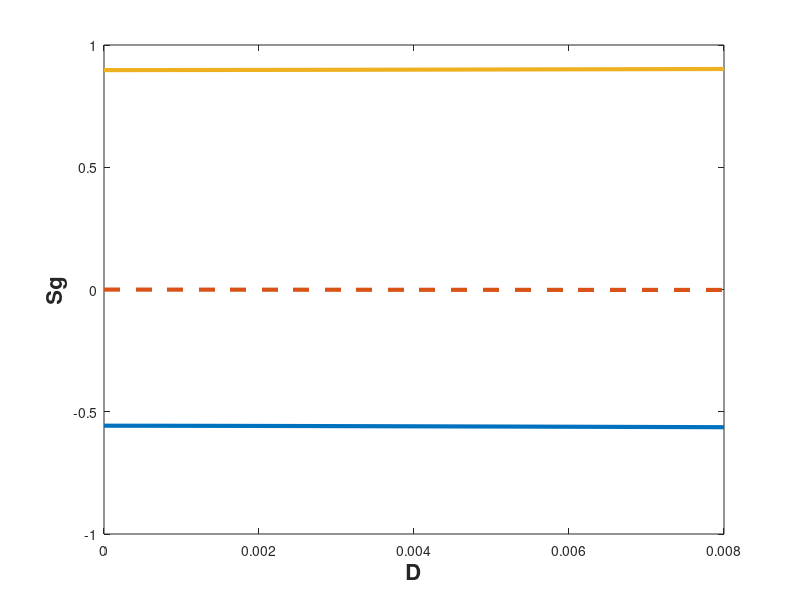

MATLAB code for this plot: (Note: this script raises an error after producing the figure.)
clc
%calculate the eigenvalue of Jacobi matrix 
% C2 = 0.1;
% s1 = 0.899182;
% s2 = 0.59094;
% a = -0.5-2*0.34*s1+3*s1*s1;
% b = -C2*0.04;
% c = -C2*0.04;
% d = -9.7e-5+3*0.0178*s2*s2;
% 
% lambda1 = ((a+d)+sqrt((a+d)*(a+d)-4*(a*d-b*c)))/2
% lambda2 = ((a+d)-sqrt((a+d)*(a+d)-4*(a*d-b*c)))/2

%-0.5*y1 − 0.34*y1^2 + y1^3 − C2*0.04*y2 − 0.00016 = 0,
%-9.7e−5*y2 + 0.0178*y2^3 − C2*0.04*y1 − 0.0000192 = 0.

x = [0,0.02,0.04,0.06,0.08,0.1,0.15,0.2]*0.04;
y1_1 = [-0.557058, -0.557348, -0.557789, -0.558312, -0.558895, -0.559528, -0.561282, -0.563232];
y2_1 = [0.120121, -0.294632, -0.371041, -0.424533, -0.467145, -0.50318, -0.576155, -0.634561];
y1_2 = [-0.00032007, -0.000511395, -0.000699319, -0.000881558, -0.00105576, -0.0012195, -0.00156635, -0.0017912];
y2_2 = [0.120121, 0.11951, 0.118433, 0.116881, 0.114844, 0.11231, 0.103723, 0.0918129];
y1_3 = [0.897378, 0.897593, 0.897914, 0.898295, 0.89872, 0.899182, 0.900465, 0.901895];
y2_3 = [0.120121, 0.351244, 0.438262, 0.499895, 0.549188, 0.59094, 0.675541, 0.743182];

figure(1)
plot(x,y1_1,'Linewidth',3)
hold on 
plot(x,y1_2,'--','Linewidth',3)
hold on
plot(x,y1_3,'Linewidth',3)
xlabel('D','FontSize', 16, 'FontWeight', 'bold');  
ylabel('Sg','FontSize', 16, 'FontWeight', 'bold');  
ax = gca;   
ax.LineWidth = 2; 
ax.FontSize = 24;
hold off

figure(2)
plot(x,y2_1,'Linewidth',3)
hold on
plot(x,y2_2,'--','Linewidth',3)
hold on
plot(x,y2_3,'Linewidth',3)
xlabel('D','FontSize', 16, 'FontWeight', 'bold');  
ylabel('Sc','FontSize', 16, 'FontWeight', 'bold');  
ax = gca;
ax.LineWidth = 2;
ax.FontSize = 24;
hold off

figure(3)
plot(x,(0.9*y1_1+0.1*y2_1),'Linewidth',3)
hold on
plot(x,(0.9*y1_2+0.1*y2_2),'--','Linewidth',3)
hold on
plot(x,(0.9*y1_3+0.1*y2_3),'Linewidth',3)
xlabel('D','FontSize', 16, 'FontWeight', 'bold');  
ylabel('Sm','FontSize', 16, 'FontWeight', 'bold');  
ax = gca;
ax.LineWidth = 2;
ax.FontSize = 24;
hold off

figure(4)
plot(x,-0.5*y1_1.^2/2 - 0.34*y1_1.^3/3 + y1_1.^4/4 - 9.7e-5*y2_1.^2/2 + 0.0178*y2_1.^4/4 - x.*y1_1.*y2_1 - 0.00016*y1_1 - 0.0000192*y2_1,'Linewidth',3)
hold on 
plot(x,-0.5*y1_2.^2/2 - 0.34*y1_2.^3/3 + y1_2.^4/4 - 9.7e-5*y2_2.^2/2 + 0.0178*y2_2.^4/4 - x.*y1_1.*y2_2 - 0.00016*y1_1 - 0.0000192*y2_1,'--','Linewidth',3)
hold on
plot(x,-0.5*y1_3.^2/2 - 0.34*y1_3.^3/3 + y1_3.^4/4 - 9.7e-5*y2_3.^2/2 + 0.0178*y2_3.^4/4 - x.*y1_1.*y2_3 - 0.00016*y1_1 - 0.0000192*y2_1,'Linewidth',3)
xlabel('D','FontSize', 16, 'FontWeight', 'bold');  
ylabel('Energy','FontSize', 16, 'FontWeight', 'bold');  
ax = gca;
ax.LineWidth = 2;
ax.FontSize = 24;
hold off


